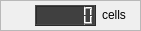
     <widget class="QFrame" name="frame_lcd">
      <property name="geometry">
       <rect>
        <x>192</x>
        <y>316</y>
        <width>141</width>
        <height>31</height>
       </rect>
      </property>
      <property name="whatsThis">
       <string>Number of cells in the computed segmentation</string>
      </property>
      <property name="frameShape">
       <enum>QFrame::StyledPanel</enum>
      </property>
      <property name="frameShadow">
       <enum>QFrame::Sunken</enum>
      </property>
      <property name="lineWidth">
       <number>2</number>
      </property>
      <widget class="QLabel" name="label_cells">
       <property name="geometry">
        <rect>
         <x>10</x>
         <y>5</y>
         <width>21</width>
         <height>21</height>
        </rect>
       </property>
       <property name="whatsThis">
        <string>Number of cells in the computed segmentation</string>
       </property>
       <property name="text">
        <string/>
       </property>
       <property name="pixmap">
        <pixmap resource="resources.qrc">:/icons/grid.png</pixmap>
       </property>
       <property name="scaledContents">
        <bool>true</bool>
       </property>
      </widget>
      <widget class="QLCDNumber" name="lcd_cells">
       <property name="geometry">
        <rect>
         <x>35</x>
         <y>5</y>
         <width>61</width>
         <height>21</height>
        </rect>
       </property>
       <property name="toolTip">
        <string/>
       </property>
       <property name="whatsThis">
        <string>Number of cells in the computed segmentation</string>
       </property>
       <property name="styleSheet">
        <string notr="true">QLCDNumber{ 
    background-color: rgb(64, 64,64);
}</string>
       </property>
       <property name="digitCount">
        <number>6</number>
       </property>
      </widget>
      <widget class="QLabel" name="label_cells_text">
       <property name="geometry">
        <rect>
         <x>102</x>
         <y>6</y>
         <width>41</width>
         <height>17</height>
        </rect>
       </property>
       <property name="whatsThis">
        <string>Number of cells in the computed segmentation</string>
       </property>
       <property name="text">
        <string>cells</string>
       </property>
      </widget>
     </widget>
